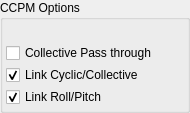
            <widget class="QGroupBox" name="SwashplateBox_4">
             <property name="sizePolicy">
              <sizepolicy hsizetype="Fixed" vsizetype="Maximum">
               <horstretch>0</horstretch>
               <verstretch>0</verstretch>
              </sizepolicy>
             </property>
             <property name="maximumSize">
              <size>
               <width>190</width>
               <height>16777215</height>
              </size>
             </property>
             <property name="title">
              <string>CCPM Options</string>
             </property>
             <layout class="QGridLayout" name="gridLayout_21">
              <property name="leftMargin">
               <number>3</number>
              </property>
              <property name="topMargin">
               <number>3</number>
              </property>
              <property name="rightMargin">
               <number>3</number>
              </property>
              <property name="bottomMargin">
               <number>3</number>
              </property>
              <property name="horizontalSpacing">
               <number>3</number>
              </property>
              <property name="verticalSpacing">
               <number>2</number>
              </property>
              <item row="2" column="0">
               <widget class="QCheckBox" name="ccpmCollectivePassthrough">
                <property name="text">
                 <string>Collective Pass through</string>
                </property>
               </widget>
              </item>
              <item row="4" column="0">
               <widget class="QCheckBox" name="ccpmLinkRoll">
                <property name="text">
                 <string>Link Roll/Pitch</string>
                </property>
                <property name="checked">
                 <bool>true</bool>
                </property>
               </widget>
              </item>
              <item row="3" column="0">
               <widget class="QCheckBox" name="ccpmLinkCyclic">
                <property name="text">
                 <string>Link Cyclic/Collective</string>
                </property>
                <property name="checked">
                 <bool>true</bool>
                </property>
               </widget>
              </item>
              <item row="1" column="0">
               <spacer name="verticalSpacer_8">
                <property name="orientation">
                 <enum>Qt::Vertical</enum>
                </property>
                <property name="sizeType">
                 <enum>QSizePolicy::Fixed</enum>
                </property>
                <property name="sizeHint" stdset="0">
                 <size>
                  <width>20</width>
                  <height>20</height>
                 </size>
                </property>
               </spacer>
              </item>
             </layout>
            </widget>
